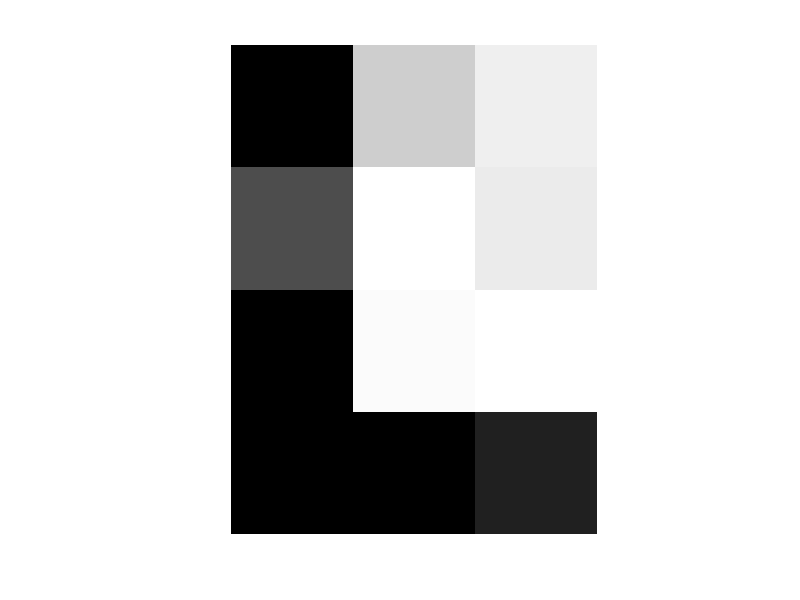

The MATLAB source for this figure:
x=1:3;
y=7:10;

[X,Y]=meshgrid(x,y)
A = 10;
imgSynth = sin(A*(X.^2 + Y.^2));
imshow(imgSynth)

%x = linspace(-pi, pi, 300)
%[X, Y] = meshgrid(x);
%A = 10;
%imgSynth = sin(A*(X.^2 + Y.^2));
%imshow(imgSynth)
